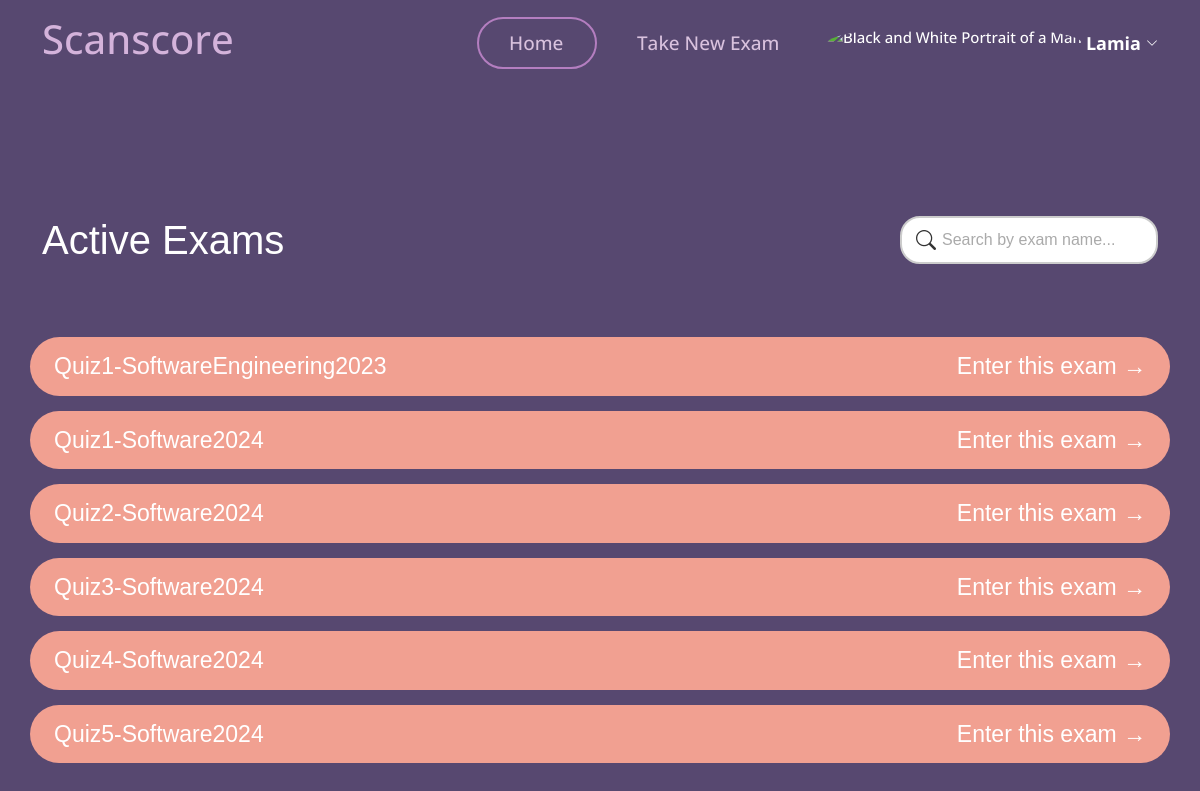
Screenshot of /student/take_exam/ (signed in) with the database file from the repository.
### myapp/models.py (models this page shows)
class User(AbstractUser):
    userType = models.CharField(max_length=10, choices=[('teacher', 'Teacher'), ('student', 'Student')])

class Exam(models.Model):
    name = models.CharField(max_length=100)
    teacher = models.ForeignKey(User, on_delete=models.CASCADE)
    question= models.TextField(max_length=10000)
    model_answer = models.TextField(max_length=10000)
    keywordsList = models.TextField(max_length=10000,null=True,blank=True)
    is_active = models.BooleanField(default=False)
    time_created = models.DateTimeField(auto_now_add=True)
    time_updated = models.DateTimeField(auto_now=True)
    ocr_graded = models.BooleanField(default=False)

### myapp/views.py (the view)
# urls.py: path('student/take_exam/', views.take_exam, name='take_exam'),
@login_required
def take_exam(request):
    search_query = request.GET.get('search', '')  # Get the search term from the URL
    submitted_exams = ExamSubmission.objects.filter(student=request.user).values_list('exam', flat=True) #Exams that the student has submitted
    if search_query:
        exams = Exam.objects.filter(is_active=True, name__icontains=search_query).exclude(pk__in=submitted_exams)
    else:
        exams = Exam.objects.filter(is_active=True).exclude(pk__in=submitted_exams)
    return render(request, 'myapp/student/take_exam.html', {'exams': exams})

### templates/myapp/student/take_exam.html (shortened to what this page needs)
{% load static %}
<!DOCTYPE html>
<html lang="en">
<head>
    <link href="https://cdn.jsdelivr.net/npm/bootstrap-icons/font/bootstrap-icons.css" rel="stylesheet">
    <link href="{% static 'vendor/aos/aos.css' %}" rel="stylesheet">
    <link href="{% static 'vendor/bootstrap/css/bootstrap.min.css' %}" rel="stylesheet">
    <link href="{% static 'vendor/bootstrap-icons/bootstrap-icons.css' %}" rel="stylesheet">
    <link href="{% static 'vendor/boxicons/css/boxicons.min.css' %}" rel="stylesheet">
    <link href="{% static 'vendor/glightbox/css/glightbox.min.css' %}" rel="stylesheet">
    <link href="{% static 'vendor/remixicon/remixicon.css' %}" rel="stylesheet">
    <link href="{% static 'vendor/swiper/swiper-bundle.min.css' %}" rel="stylesheet">
    <link href="{% static 'css/style.css' %}" rel="stylesheet">
</head>
<body>
    <header id="header">
        <div class="container align-items-center justify-content-between">
            <h1 class="me-auto"><a href="{% url 'student_dashboard' %}" style="color: #d4b3db;" id="scan">Scanscore</a>
            </h1>
            <nav id="navbar" class="navbar order-last order-lg-0">
                <ul>
                    <li><a class="nav-link scrollto Active" href="{% url 'student_dashboard' %}" id="home">Home</a>
                    </li>
                    <li><a class="nav-link scrollto" href="{% url 'take_exam' %}" id="makenew">Take New Exam</a></li>
                    <li class="dropdown">
                        <a href="#">
                            <img src="{% static 'img/unknown_user.jpg' %}" class="rounded-circle" height="35"
                                alt="Black and White Portrait of a Man" loading="lazy" id="img_pro" />
                            <strong class="d-none d-sm-block ms-1" id="username">{{ user.first_name }}</strong><i
                                class="bi bi-chevron-down" id="arrow_pro"></i>
                        </a>
                    </li>
                </ul>
            </nav>
        </div>
    </header>
    <section style="text-align: left;font-family: Arial, Helvetica, sans-serif; background: transparent;">
        {% block content %}
        <div class="container" data-aos="fade-up">
            <div class="row" style=" border-radius: 20px; margin-bottom: 15px;">
                <div class=" col-md-6" style="text-align: left;">
                    <h1
                        style="font-family: 'Trebuchet MS', 'Lucida Sans Unicode', 'Lucida Grande', 'Lucida Sans', Arial, sans-serif;color: white;">
                        Active Exams</h1>
                </div>
                <div class=" col-md-6" style="padding-left: 300px;">
                    <form class="search-form" method="get" action="{% url 'take_exam' %}">
                        <input type="text" name="search" class="search-input" placeholder="Search by exam name...">
                        <button type="submit" class="search-button" title="Search">
                            <i class="bi bi-search"></i>
                        </button>
                    </form>
                </div>
            </div>
            <div class="exam-list">
                {% for exam in exams %}
                <div class="exam-item row" id="exam-list">
                    <div class="exam-title col-md-6" style="text-align: left;color: white;">{{exam.name }}</div>
                    <div class="arrow col-md-6" style="cursor: pointer; text-align: right;">
                        <a href="{% url 'enter_exam' exam.id %}" id="ntr" style="">Enter this exam →</a>
                    </div>
                </div>
                {% empty %}
                <h2 style="padding-left: 15px; text-align: center; color: white;">No active exams available.</h2>
                {% endfor %}
            </div>
        </div>
        {% endblock %}
    </section>
</body>
</html>

### Scanscore/static/css/style.css (style rules this page uses)
body { font-family: "Open Sans", sans-serif; background: #574870 !important; }
:root { --background-color: #ffffff; --background-color-rgb: 255, 255, 255; --default-color: #444444; --default-color-rgb: 68, 68, 68; --heading-color: #9e69a9; --heading-color-rgb: 55, 81, 126; --accent-color: #9e69a9; --accent-color-rgb: 71, 178, 228; --contrast-color: #ffffff; --contrast-color-rgb: 255, 255, 255; }
#home { color: #d9c2de; width: 120px; border-radius: 50px; font-size: 19px; }
#makenew { color: #d9c2de; font-size: 19px; width: 190px; margin-left: 10px; border-radius: 50px; }
#header { background-color: transparent; }
#header .container { display: flex; justify-content: center; align-items: center; height: 100%; }
#username { font-size: 18px; }
#exam-list { border-radius: 30px; background-color: #f1a091; color: #fff; padding: 12px; margin-bottom: 15px; font-size: 23px; position: relative; top: 50px; }
.Active { border: 2px solid #b47ec0 !important; }
a { text-decoration: none; }
#header { transition: all 0.5s; z-index: 997; padding: 15px 0; }
.navbar { padding: 0; }
.navbar ul { margin: 0; padding: 0; display: flex; list-style: none; align-items: center; }
.navbar li { position: relative; }
.navbar a, .navbar a:focus { display: flex; align-items: center; justify-content: space-between; padding: 10px 0 10px 30px; font-size: 15px; font-weight: 500; color: #fff; white-space: nowrap; transition: 0.3s; }
.navbar a i, .navbar a:focus i { font-size: 12px; line-height: 0; margin-left: 5px; }
section { padding: 60px 0; overflow: hidden; position: relative; top: 70px; }

### templates/myapp/student/take_exam.html (style rules this page uses)
.search-form { display: flex; align-items: center; width: 100%; }
.search-input { flex-grow: 1; border: none; padding: 8px 12px; border-radius: 8px 0 0 8px; outline: none; transition: box-shadow 0.2s; aria-label: "Search by exam name"; }
.search-form { position: relative; width: 100%; max-width: 400px; }
.search-input { width: 100%; padding: 10px 20px 10px 40px; font-size: 16px; border: 2px solid #ccc; border-radius: 20px; outline: none; transition: border-color 0.3s; }
.search-input::placeholder { color: #aaa; }
.search-button { position: absolute; top: 50%; left: 10px; transform: translateY(-50%); background: none; border: none; outline: none; color: #333; cursor: pointer; transition: color 0.3s; }
.search-button i { font-size: 20px; }
#exam-list { border-radius: 30px; background-color: #f1a091; color: #906899; padding: 12px; margin-bottom: 15px; font-size: 23px; }
#ntr { color: #ffff; }

### rows the page displays
User: first_name "Lamia"
Exam: name "Quiz1-SoftwareEngineering2023"
Exam: name "Quiz1-Software2024"
Exam: name "Quiz2-Software2024"
Exam: name "Quiz3-Software2024"
Exam: name "Quiz4-Software2024"
Exam: name "Quiz5-Software2024"
